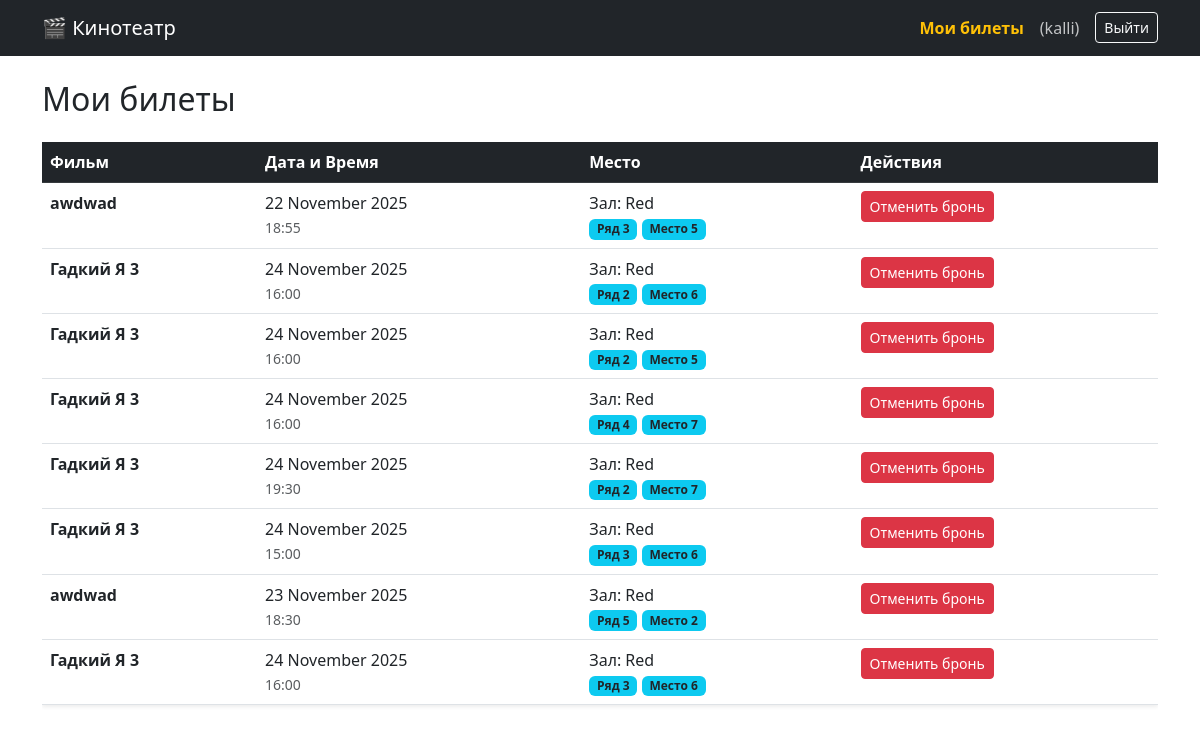
The app's page /my_tickets/ (signed in) with its own data.
### cinema/models.py (models this page shows, shortened)
class Ticket(models.Model):
    user = models.ForeignKey(User, on_delete=models.CASCADE, related_name='tickets')
    screening = models.ForeignKey(Screening, on_delete=models.CASCADE, related_name='tickets')
    row = models.IntegerField("Ряд")
    seat = models.IntegerField("Место")
    booked_at = models.DateTimeField(auto_now_add=True) # Дата покупки
    class Meta:
        unique_together = ('screening', 'row', 'seat')

class Screening(models.Model):
    movie = models.ForeignKey(Movie, on_delete=models.CASCADE, verbose_name="Фильм")
    hall = models.ForeignKey(Hall, on_delete=models.CASCADE, verbose_name="Зал")
    start_time = models.DateTimeField("Время начала")
    price = models.DecimalField("Цена билета", max_digits=6, decimal_places=2)

class Movie(models.Model):
    title = models.CharField("Название фильма", max_length=100)
    description = models.TextField("Описание")
    poster = models.ImageField("Постер", upload_to='posters/', blank=True, null=True)
    duration_minutes = models.IntegerField("Длительность (мин)")

class Hall(models.Model):
    name = models.CharField("Название зала", max_length=50)
    rows = models.IntegerField("Количество рядов")
    seats_per_row = models.IntegerField("Мест в ряду")

### cinema/views.py (the view)
# urls.py: path('my_tickets/', views.my_tickets, name='my_tickets'),
@login_required
def my_tickets(request):
    tickets = Ticket.objects.filter(user=request.user).order_by('-booked_at')
    return render(request, 'cinema/my_tickets.html', {'tickets': tickets})

### cinema/templates/cinema/my_tickets.html
{% extends 'cinema/base.html' %}
{% block content %}
<h2 class="mb-4">Мои билеты</h2>
{% if tickets %}
    <div class="table-responsive">
        <table class="table table-hover shadow-sm">
            <thead class="table-dark">
                <tr>
                    <th>Фильм</th>
                    <th>Дата и Время</th>
                    <th>Место</th>
                    <th>Действия</th>
                </tr>
            </thead>
            <tbody>
                {% for ticket in tickets %}
                <tr>
                    <td>
                        <strong>{{ ticket.screening.movie.title }}</strong>
                    </td>
                    <td>
                        {{ ticket.screening.start_time|date:"d E Y" }} <br>
                        <small class="text-muted">{{ ticket.screening.start_time|time:"H:i" }}</small>
                    </td>
                    <td>
                        Зал: {{ ticket.screening.hall.name }} <br>
                        <span class="badge bg-info text-dark">Ряд {{ ticket.row }}</span>
                        <span class="badge bg-info text-dark">Место {{ ticket.seat }}</span>
                    </td>
                    <td>
                        <a href="{% url 'cancel_ticket' ticket.id %}"
                           class="btn btn-danger btn-sm"
                           onclick="return confirm('Вы уверены, что хотите отменить этот билет?');">
                           Отменить бронь
                        </a>
                    </td>
                </tr>
                {% endfor %}
            </tbody>
        </table>
    </div>
{% else %}
    <div class="alert alert-info">
        У вас пока нет активных билетов. <a href="{% url 'movie_list' %}">Выбрать фильм</a>
    </div>
{% endif %}
{% endblock %}

### cinema/templates/cinema/base.html (shortened to what this page needs)
<!DOCTYPE html>
<html lang="ru">
<head>
    <link href="https://cdn.jsdelivr.net/npm/bootstrap@5.3.0/dist/css/bootstrap.min.css" rel="stylesheet">
</head>
<body>
<nav class="navbar navbar-expand-lg navbar-dark bg-dark mb-4">
  <div class="container">
    <a class="navbar-brand" href="{% url 'movie_list' %}">🎬 Кинотеатр</a>
    <div class="collapse navbar-collapse">
      <ul class="navbar-nav ms-auto">
    {% if user.is_authenticated %}
        <li class="nav-item">
    <a href="{% url 'my_tickets' %}" class="nav-link text-warning fw-bold">Мои билеты</a>
</li>
<li class="nav-item">
    <span class="nav-link text-light opacity-75">({{ user.username }})</span>
</li>
        <li class="nav-item">
            <form action="{% url 'logout' %}" method="post">
                <button type="submit" class="btn btn-outline-light btn-sm mt-1 ms-2">Выйти</button>
            </form>
        </li>
    {% endif %}
</ul>
    </div>
  </div>
</nav>
<div class="container">
    {% block content %}
    {% endblock %}
</div>
</body>
</html>

### records on screen
Ticket: screening.movie "awdwad", screening.start_time "22 November 2025", screening.start_time "18:55", screening.hall.name "Red", row "3", seat "5"
Ticket: screening.movie "Гадкий Я 3", screening.start_time "24 November 2025", screening.start_time "16:00", screening.hall.name "Red", row "2", seat "6"
Ticket: screening.movie "Гадкий Я 3", screening.start_time "24 November 2025", screening.start_time "16:00", screening.hall.name "Red", row "2", seat "5"
Ticket: screening.movie "Гадкий Я 3", screening.start_time "24 November 2025", screening.start_time "16:00", screening.hall.name "Red", row "4", seat "7"
Ticket: screening.movie "Гадкий Я 3", screening.start_time "24 November 2025", screening.start_time "19:30", screening.hall.name "Red", row "2", seat "7"
Ticket: screening.movie "Гадкий Я 3", screening.start_time "24 November 2025", screening.start_time "15:00", screening.hall.name "Red", row "3", seat "6"
Ticket: screening.movie "awdwad", screening.start_time "23 November 2025", screening.start_time "18:30", screening.hall.name "Red", row "5", seat "2"
Ticket: screening.movie "Гадкий Я 3", screening.start_time "24 November 2025", screening.start_time "16:00", screening.hall.name "Red", row "3", seat "6"

### other values on screen
{{ user.username }} "kalli"
